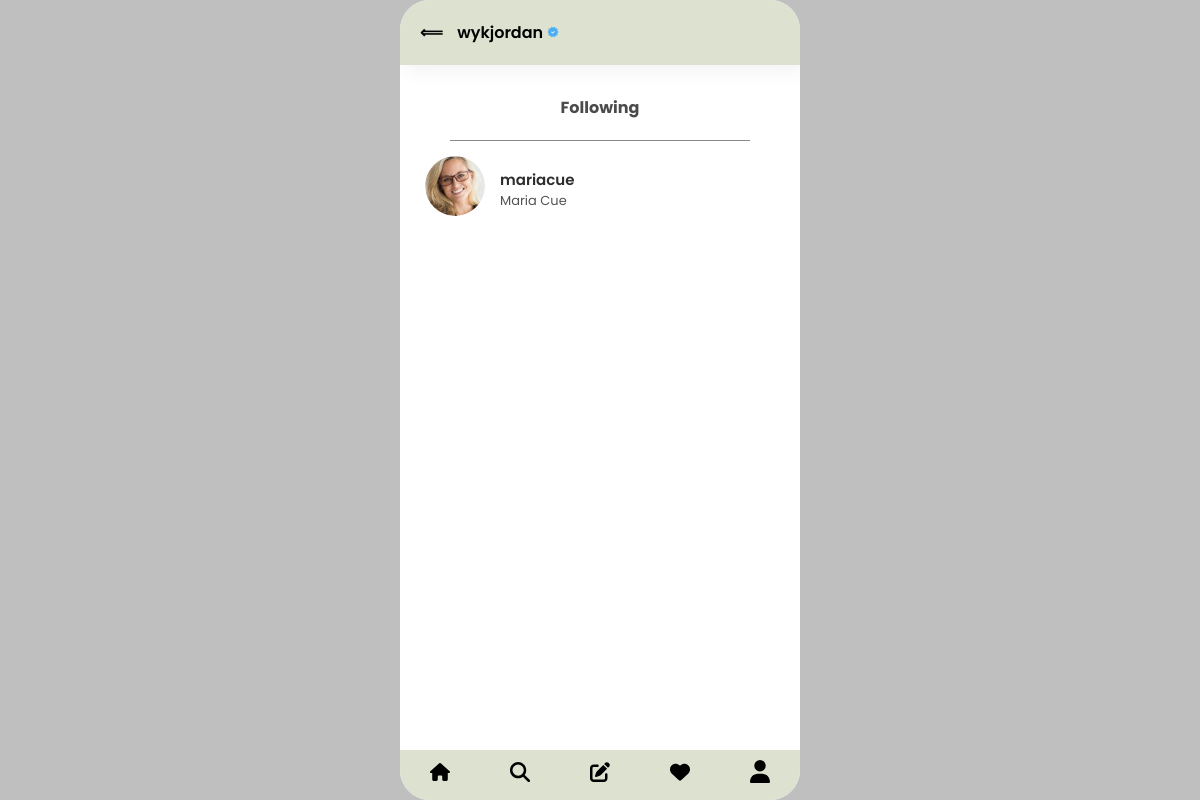
The app's page /viewfollowing/2 (signed in) with its own data.
### core/models.py (models this page shows, shortened)
class Profile(models.Model):
    user = models.OneToOneField(User, on_delete=models.CASCADE)
    bio = models.TextField(max_length=500, blank=True)
    profile_picture = models.ImageField(upload_to='profile_pictures/', blank=True, null=True)
    location = models.CharField(max_length=100, blank=True)
    verified = models.BooleanField(default=False)

class FollowersManager(models.Model):
    follower = models.ForeignKey(Profile, related_name='following', on_delete=models.CASCADE)
    followed = models.ForeignKey(Profile, related_name='followers', on_delete=models.CASCADE)
    created_at = models.DateTimeField(auto_now_add=True)
    class Meta:
        unique_together = ('follower', 'followed')
    def __str__(self):
        return f"{self.follower.user.username} follows {self.followed.user.username}"

### core/views.py (the view)
# urls.py: path('viewfollowing/<int:user_id>', views.following_view_page ,name='viewfollowing'),
def following_view_page(request, user_id):
    user = User.objects.get(id=user_id)
    profile = Profile.objects.get(user=user)
    currentProf = Profile.objects.get(user=request.user)
    following_byUser = FollowersManager.objects.filter(follower=profile)
    print(following_byUser)
    following = FollowersManager.objects.filter(follower=currentProf).values_list('followed', flat=True)
    context = {'user':profile, 'following_byUser':following_byUser, 'following':following}
    return render(request, 'core/following.html', context)

### core/templates/core/following.html (shortened to what this page needs)
{% extends "core/base.html" %}
{% load static %}
{% block content %}
    <nav id="followViewNav">
        <div id="arrowAndusername">
            <a onclick="goBack()" style="text-decoration: none;color: black;"  href="#"><span id="arrowLeft">&Longleftarrow;</span></a>
            <span id="navUsername">{{user.user.username}}</span>
            {% if user.verified %}
                <img src="{% static 'svg/verified.png' %}" width="12px">
            {% endif %}
        </div>
    </nav>
    <div id="followersHeader">
        <span>Following</span>
    </div>
    <div id="container-underlinerFollowers">
        <div id="underlinerFollowers"></div>
    </div>
    <div id="followersFeedView">
        {% for profile in following_byUser %}
            <div class="followers-Contaner">
                <div class="userProfImg">
                    <img src="{{profile.followed.profile_picture.url}}">
                </div>
                <div class="userProfInfo">
                    <span>{{profile.followed.user.username}}</span>
                    <span>{{profile.followed.user.first_name}} {{profile.followed.user.last_name}}</span>
                </div>
            </div>
        {% endfor %}
    </div>
    {% include "core/Nav.html" %}
{% endblock content %}

### static/css/main.css (style rules this page uses)
body { margin: 0; padding: 0; background-color: #bfbfbf; display: flex; justify-content: center; height: 100vh; align-items: center; color: rgb(0, 0, 0); font-family: 'Poppins', sans-serif; }

### static/css/follow.css (style rules this page uses)
.app #followViewNav { padding: 20px 0; width: 100%; box-shadow: 5px 5px 20px rgba(0,0,0,0.06); display: flex; justify-content: space-between; position: sticky; top: 0; z-index: 990; background-color: #dde2d0; }
.app #followViewNav #arrowAndusername { padding: 0 20px; }
.app #followViewNav #arrowAndusername #arrowLeft { margin-right: 10px; font-weight: 600; }
.app #followViewNav #arrowAndusername #navUsername { font-weight: 600; }
.app #followersHeader { margin: 20px 0; margin-top: 30px; width: 100%; display: flex; justify-content: center; align-items: center; }
.app #followersHeader span { font-weight: bold; color: rgb(75, 75, 75); }
.app #container-underlinerFollowers { width: 100%; display: flex; justify-content: center; align-items: center; }
.app #container-underlinerFollowers #underlinerFollowers { width: 75%; height: 1px; background-color: rgb(137, 137, 137); }
.app #followersFeedView { width: 100%; height: 79%; overflow-y: scroll; }
.app #followersFeedView .followers-Contaner { display: flex; flex-direction: row; padding: 15px 25px; position: relative; }
.app #followersFeedView .followers-Contaner .userProfImg img { width: 60px; height: 60px; border-radius: 50%; }
.app #followersFeedView .followers-Contaner .userProfInfo { display: flex; justify-content: center; flex-direction: column; margin-left: 15px; }
.app #followersFeedView .followers-Contaner .userProfInfo span:first-child { font-size: 15px; color: rgb(45, 45, 45); font-weight: 600; }
.app #followersFeedView .followers-Contaner .userProfInfo span:last-child { font-size: 13px; color: rgb(82, 82, 82); }

### records on screen
Profile: user.username "wykjordan"
FollowersManager: followed.profile_picture (picture), followed.user.username "mariacue", followed.user.first_name "Maria", followed.user.last_name "Cue"
